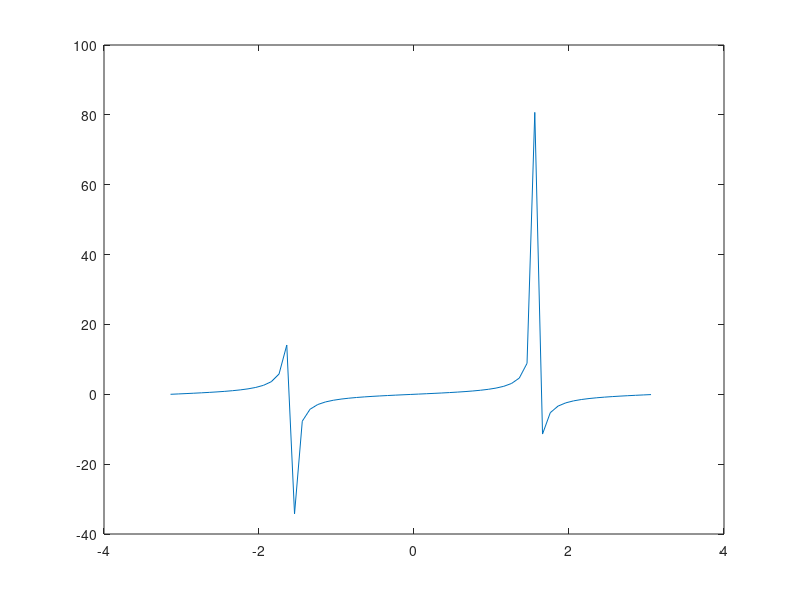

Reproduce this figure in MATLAB.
clc,clear
t=-pi:0.1:pi;
valor=input('Digite un numero');
if(valor==1)
    plot(t,sin(t));
elseif(valor==2)
    plot(t,cos(t));
else
    plot(t,tan(t))
end